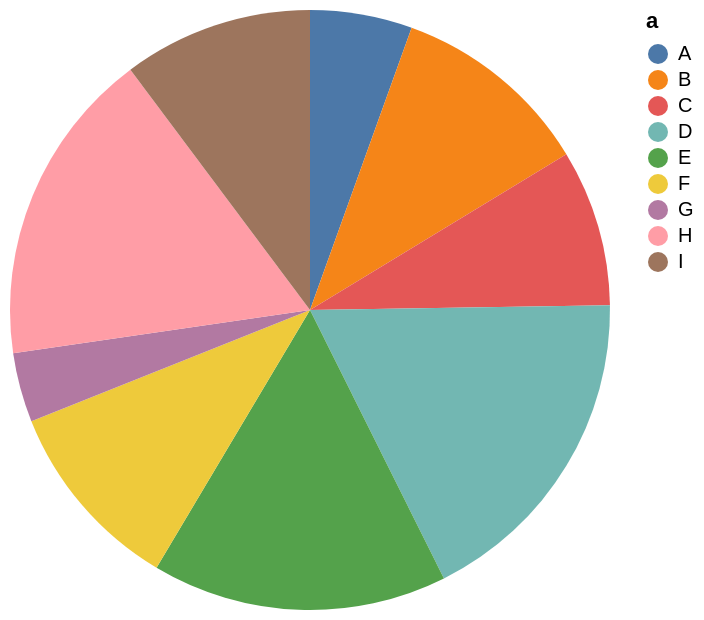

Write the Vega-Lite specification saved for this chart.
### Vega specification from a JSON file in a GitHub repository (floating-point values rounded to 4 significant figures)
{"$schema": "https://vega.github.io/schema/vega/v6.json", "background": "white", "padding": 5, "width": 300, "height": 300, "style": "view", "data": [{"name": "source_0", "values": [{"a": "A", "b": 28, "c": 5, "g": "x"}, {"a": "B", "b": 55, "c": 9, "g": "y"}, {"a": "C", "b": 43, "c": 2, "g": "x"}, {"a": "D", "b": 91, "c": 7, "g": "y"}, {"a": "E", "b": 81, "c": 4, "g": "x"}, {"a": "F", "b": 53, "c": 6, "g": "y"}, {"a": "G", "b": 19, "c": 8, "g": "x"}, {"a": "H", "b": 87, "c": 1, "g": "y"}, {"a": "I", "b": 52, "c": 3, "g": "x"}]}, {"name": "data_0", "source": "source_0", "transform": [{"type": "stack", "groupby": [], "field": "b", "sort": {"field": ["a"], "order": ["ascending"]}, "as": ["b_start", "b_end"], "offset": "zero"}, {"type": "filter", "expr": "isValid(datum[\"b\"]) && isFinite(+datum[\"b\"])"}]}], "marks": [{"name": "marks", "type": "arc", "style": ["arc"], "from": {"data": "data_0"}, "encode": {"update": {"fill": {"scale": "color", "field": "a"}, "description": {"signal": "\"b: \" + (format(datum[\"b\"], \"\")) + \"; a: \" + (isValid(datum[\"a\"]) ? isArray(datum[\"a\"]) ? join(datum[\"a\"], ' ') : datum[\"a\"] : \"\"+datum[\"a\"])"}, "x": {"signal": "width", "mult": 0.5}, "y": {"signal": "height", "mult": 0.5}, "outerRadius": {"signal": "min(width,height)/2"}, "innerRadius": {"value": 0}, "startAngle": {"scale": "theta", "field": "b_end"}, "endAngle": {"scale": "theta", "field": "b_start"}}}}], "scales": [{"name": "theta", "type": "linear", "domain": {"data": "data_0", "fields": ["b_start", "b_end"]}, "range": [0, 6.283], "zero": true}, {"name": "color", "type": "ordinal", "domain": {"data": "data_0", "field": "a", "sort": true}, "range": "category"}], "legends": [{"fill": "color", "symbolType": "circle", "title": "a"}]}
